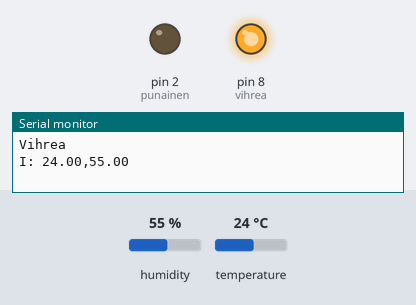
This sketch was run on a simulated Arduino Uno, built with avr-gcc and run on an emulated ATmega328P. Parts: output pins drawn as LEDs (lit = HIGH), the last lines printed to the serial monitor. The test bench sets the inputs (shaded band); at power-on: humidity 55 %, temperature 24 °C.

Above: at 5.0 s.
At 15.0 s:
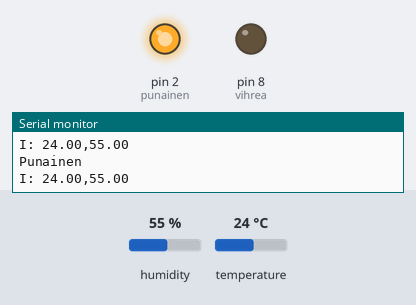
Timing chart, 0 to 26.1 s (numbered marks = the images above):
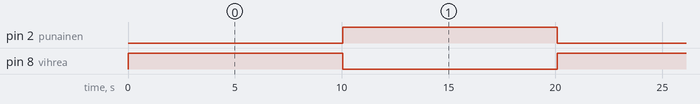

The sketch:

liikennevalot.ino
```cpp
#include "Adafruit_Sensor.h"
#include "Adafruit_AM2320.h"
Adafruit_AM2320 am2320 = Adafruit_AM2320();

//LEDien pinnit
int vihrea = 8,
    //keltainen = 4,
    punainen = 2;

//Käynnistellään
void setup() {
  Serial.begin(9600);
  pinMode(vihrea, OUTPUT);
  //pinMode(keltainen, OUTPUT);
  pinMode(punainen, OUTPUT);

  //odottelee, että portti on auki
  while (!Serial) {
    delay(10);
  }
  am2320.begin();
}

//Vihreän LED + ilmankosteus + Odotellaan 10sek
void loop() {
  vihreavalo();
  lampokosteus();
  delay(10000);

/* Unohdetaan keltainen valo, mutta jätetään alkuperäinen talteen
  keltainenvalo();
  lampokosteus();
  delay(5000);
*/

//Punainen LED + ilmankosteus + Odotellaan 10sek
  punainenvalo();
  lampokosteus();
  delay(10000);
}

//Vihreä LED päälle, muut pois + tulostetaan ilmoitus
void vihreavalo() {
  digitalWrite(vihrea, HIGH);
//  digitalWrite(keltainen, LOW);
  digitalWrite(punainen, LOW);
  Serial.println("Vihrea");
}

/* Keltainen unohdetaan. Jätetään koodi talteen.
void keltainenvalo() {
  digitalWrite(vihrea, LOW);
//  digitalWrite(keltainen, HIGH);
  digitalWrite(punainen, LOW);
  Serial.println("Keltainen");
}
*/

//Punainen LED päälle, muut pois + tulostetaan ilmoitus
void punainenvalo() {
  digitalWrite(vihrea, LOW);
  //digitalWrite(keltainen, LOW);
  digitalWrite(punainen, HIGH);
  Serial.println("Punainen");
}

//Tulostetaan lämpö ja kosteus. Pilkku erottaa nämä toisistaan Python puolella.
void lampokosteus() {
  Serial.print("I: ");
  Serial.print(am2320.readTemperature());
  Serial.print(",");
  Serial.print(am2320.readHumidity());
  Serial.println("");
}
```

Measured:
- by itself, pin 2 (punainen), pin 8 (vihrea): alternates HIGH for 10.0 s and LOW for 10.0 s
